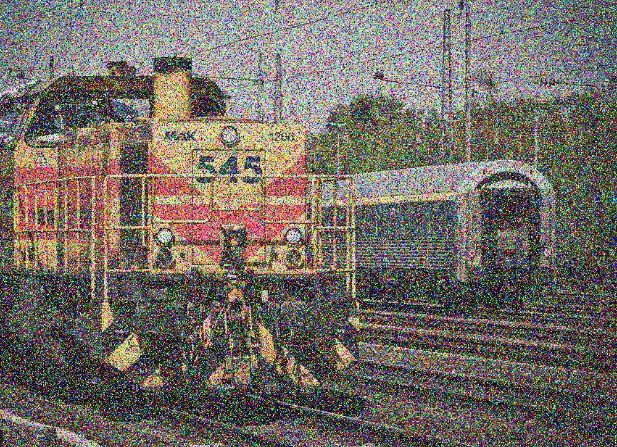
#> input picture photos/c_noise.JPG, 617 x 447 px, found by its file name
$ python filter.py
#> lines starting #> are read from the running program, lines starting #| are printed output that depends on the picture
import cv2 as cv

image = cv.imread('c_noise.jpg')
#> image is the input picture: shape (447, 617, 3); mean B, G, R 101.7, 108.2, 115.6
cv.imshow("Original", image)
"""
meanFilter = cv.blur(image, (3, 3))
meanFilter2 = cv.blur(image, (5, 5))


cv.imshow("meanFilter", meanFilter)
cv.imshow("meanFilter2 5x5", meanFilter2)

medianFilter = cv.medianBlur(image, 3)
cv.imshow("medianFilter", medianFilter)

medianFilter2 = cv.medianBlur(image, 5)
cv.imshow("medianFilter2", medianFilter2)
"""
gauss = cv.GaussianBlur(image, (3, 3), 0)
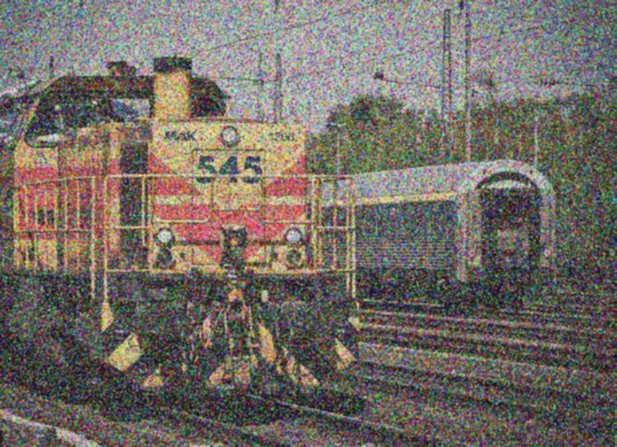
#> gauss: shape (447, 617, 3); mean B, G, R 101.8, 108.2, 115.6
cv.imshow("Gauss", gauss)
gauss2 = cv.GaussianBlur(image, (5, 5), 0)
cv.imshow("Gauss2", gauss2)

cv.waitKey(0)
cv.destroyAllWindows()
